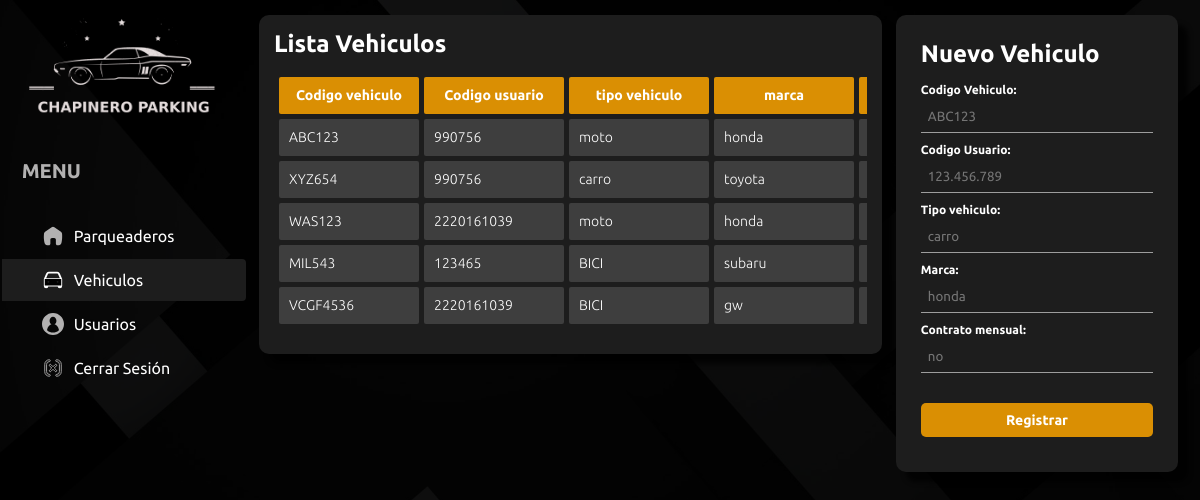
/vehiculo.php (signed in), run on the app's committed database.
### tables this page shows
CREATE TABLE `vehiculo` (
  `codigo_vehiculo` varchar(100) NOT NULL,
  `codigo_usuario` varchar(100) DEFAULT NULL,
  `tipo_vehiculo` varchar(100) DEFAULT NULL,
  `marca` varchar(100) DEFAULT NULL,
  `contrato_mensual` varchar(100) DEFAULT NULL
);

### vehiculo.php (the view, shortened to what this page needs)
<?php
include 'views/header.php'
?>
<div class="middle-cp">
    <div class="tabla-parking">
        <h2>Lista Vehiculos</h2>
        <div class="contenedor-tabla">
            <table>
                <thead>
                    <tr>
                        <th scope="col">Codigo vehiculo</th>
                        <th scope="col">Codigo usuario</th>
                        <th scope="col">tipo vehiculo</th>
                        <th scope="col">marca</th>
                        <th scope="col">contrato mensual</th>
                    </tr>
                </thead>
                <tbody>
                    <?php
                    include_once "model/conexion.php";
                    $sentenciaVehiculo = $bd->query("select * from vehiculo");
                    $Vehiculo = $sentenciaVehiculo->fetchAll(PDO::FETCH_OBJ);
                    foreach ($Vehiculo as $datoVehiculo) {
                    ?>
                        <tr>
                            <td scope="row"><?php echo $datoVehiculo->codigo_vehiculo; ?></td>
                            <td><?php echo $datoVehiculo->codigo_usuario; ?></td>
                            <td><?php echo $datoVehiculo->tipo_vehiculo; ?></td>
                            <td><?php echo $datoVehiculo->marca; ?></td>
                            <td>
                            </td>
                        </tr>
                    <?php
                    }
                    ?>
                </tbody>
            </table>
        </div>
    </div>
</div>
<div class="formulario-crear">
<h2>Nuevo Vehiculo</h2>
    <form class="p-4" method="POST" action="controller/vehiculo/registrar-vehiculo.php">
        <label>Codigo Vehiculo: </label>
        <input type="text" placeholder="ABC123" id="numero-pisos" name="txtCodigoVehiculo" required>
        <label>Codigo Usuario: </label>
        <input type="text" placeholder="123.456.789" name="txtCodigoUsuario" required>
        <label>Tipo vehiculo: </label>
        <input type="text" placeholder="carro" name="txtTipoVehiculo" required>
        <label>Marca: </label>
        <input type="text" placeholder="honda" name="txtMarca" required>
        <label>Contrato mensual: </label>
        <input type="text" placeholder="no" name="txtContrato" required>
        <input type="submit" class="btn-primary" value="Registrar">
    </form>
</div>
<?php include 'views/footer.php' ?>

### public/style/style.css (style rules this page uses)
* { margin: 0; font-family: 'Ubuntu', sans-serif; color: #fff; }
body { background: url("../img/fondo-login.jpg") no-repeat center/cover; min-height: 100vh; }
body:before { content: ""; width: 100%; height: 100%; min-height: 100vh; position: absolute; background-color: rgba(0, 0, 0, 0.9); z-index: -1; top: 0; left: 0; }
body .contenedor-cp .middle-cp { width: calc(55% - 20px); }
body .contenedor-cp .middle-cp .tabla-parking { background: #1d1d1d; width: 100%; padding: 15px; -webkit-box-sizing: border-box; box-sizing: border-box; border-radius: 10px; -webkit-box-shadow: 10px 10px 5px 0px rgba(0, 0, 0, 0.75); box-shadow: 10px 10px 5px 0px rgba(0, 0, 0, 0.75); }
body .contenedor-cp .middle-cp .tabla-parking h2 { margin-bottom: 14px; }
body .contenedor-cp .contenedor-tabla { overflow-x: scroll; max-height: 400px; padding-bottom: 10px; }
body .contenedor-cp table { min-width: 100%; border-collapse: separate; border-spacing: 5px; }
body .contenedor-cp table thead tr th { background-color: #da8f03; width: -webkit-max-content; width: -moz-max-content; width: max-content; text-align: center; font-weight: 700; }
body .contenedor-cp table tbody tr td { background-color: #3e3e3e; }
body .contenedor-cp table th, body .contenedor-cp table td { padding: 10px; min-width: 140px; -webkit-box-sizing: border-box; box-sizing: border-box; font-size: 14px; font-weight: 300; line-height: 17px; border-radius: 2px; -webkit-transition: .5s; transition: .5s; }
body .contenedor-cp .formulario-crear { width: calc(25% - 10px); background: #1d1d1d; padding: 25px; -webkit-box-sizing: border-box; box-sizing: border-box; border-radius: 10px; -webkit-box-shadow: 10px 10px 5px 0px rgba(0, 0, 0, 0.75); box-shadow: 10px 10px 5px 0px rgba(0, 0, 0, 0.75); }
body .contenedor-cp .formulario-crear h2 { margin-bottom: 15px; }
body .contenedor-cp .formulario-crear form label { color: #fff; font-size: 12px; text-align: left; display: block; font-weight: 700; margin-bottom: 5px; }
body .contenedor-cp .formulario-crear form input { width: 100%; margin: 0 auto 10px; max-width: 320px; background-color: transparent; border: solid 0 transparent; border-bottom: solid 1px rgba(255, 255, 255, 0.57); padding: 8px 7px 8px; -webkit-box-sizing: border-box; box-sizing: border-box; }
body .contenedor-cp .formulario-crear form input.btn-primary { margin-top: 20px; font-weight: 700; font-size: 14px; background-color: #da8f03; border: solid 1px transparent; border-radius: 5px; -webkit-transition: .5s; transition: .5s; cursor: pointer; }

### data on the page
vehiculo: codigo_vehiculo "ABC123", codigo_usuario "990756", tipo_vehiculo "moto", marca "honda"
vehiculo: codigo_vehiculo "XYZ654", codigo_usuario "990756", tipo_vehiculo "carro", marca "toyota"
vehiculo: codigo_vehiculo "WAS123", codigo_usuario "2220161039", tipo_vehiculo "moto", marca "honda"
vehiculo: codigo_vehiculo "MIL543", codigo_usuario "123465", tipo_vehiculo "BICI", marca "subaru"
vehiculo: codigo_vehiculo "VCGF4536", codigo_usuario "2220161039", tipo_vehiculo "BICI", marca "gw"
